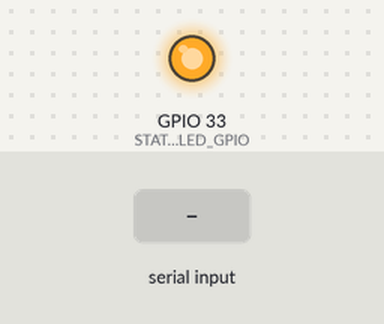
Simulated run of this program. Board: ESP32. Parts: output pins drawn as LEDs (lit = HIGH). Inputs (shaded band) come from the test bench. The camera gives no picture.

Above: at 1.7 s.
1.8 s: "L1\n" received over Serial
At 2.8 s:
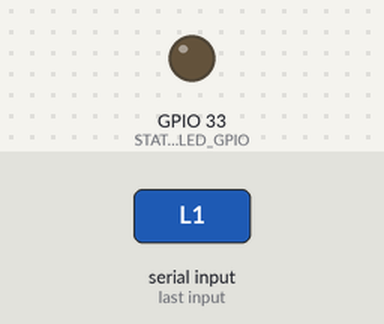
3.3 s: "L0\n" received over Serial
At 3.9 s:
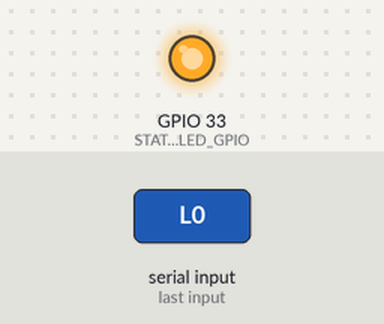
Timing chart, 0 to 6.3 s (numbered marks = the images above; inputs shaded):
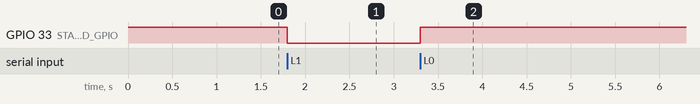

The program:

main.cpp
```cpp
// ESP32-CAM 审批摄像头固件
//
// 协议（与 bridge/esp32cam.py 必须一致）：
//   主机 -> ESP32（以 '\n' 结尾的命令行）：
//     CAP   抓一帧 JPEG 发回
//     PING  回 "PONG\n"，用于握手/探活
//     L1    打开状态指示灯（板载红灯 GPIO33，等待手势时点亮）
//     L0    关闭状态指示灯
//   ESP32 -> 主机（帧）：
//     魔数 0xA5 0x5A 0xA5 0x5A + 4 字节小端长度(uint32) + 该长度的 JPEG 原始字节
//   其余文本（如 PONG、启动日志）与帧数据靠魔数区分，主机扫描魔数即可跳过噪声。

#include "esp_camera.h"
#include <Arduino.h>

// ===== AI-Thinker ESP32-CAM 引脚 =====
#if defined(CAMERA_MODEL_AI_THINKER)
#define PWDN_GPIO_NUM 32
#define RESET_GPIO_NUM -1
#define XCLK_GPIO_NUM 0
#define SIOD_GPIO_NUM 26
#define SIOC_GPIO_NUM 27
#define Y9_GPIO_NUM 35
#define Y8_GPIO_NUM 34
#define Y7_GPIO_NUM 39
#define Y6_GPIO_NUM 36
#define Y5_GPIO_NUM 21
#define Y4_GPIO_NUM 19
#define Y3_GPIO_NUM 18
#define Y2_GPIO_NUM 5
#define VSYNC_GPIO_NUM 25
#define HREF_GPIO_NUM 23
#define PCLK_GPIO_NUM 22
#define STATUS_LED_GPIO 33  // 板载红色 LED，低电平点亮
#else
#error "请在 platformio.ini 定义相机型号，例如 -DCAMERA_MODEL_AI_THINKER"
#endif

static const uint8_t FRAME_MAGIC[4] = {0xA5, 0x5A, 0xA5, 0x5A};

static void setStatusLed(bool on) {
  // GPIO33 低电平点亮
  digitalWrite(STATUS_LED_GPIO, on ? LOW : HIGH);
}

static bool initCamera() {
  camera_config_t config;
  config.ledc_channel = LEDC_CHANNEL_0;
  config.ledc_timer = LEDC_TIMER_0;
  config.pin_d0 = Y2_GPIO_NUM;
  config.pin_d1 = Y3_GPIO_NUM;
  config.pin_d2 = Y4_GPIO_NUM;
  config.pin_d3 = Y5_GPIO_NUM;
  config.pin_d4 = Y6_GPIO_NUM;
  config.pin_d5 = Y7_GPIO_NUM;
  config.pin_d6 = Y8_GPIO_NUM;
  config.pin_d7 = Y9_GPIO_NUM;
  config.pin_xclk = XCLK_GPIO_NUM;
  config.pin_pclk = PCLK_GPIO_NUM;
  config.pin_vsync = VSYNC_GPIO_NUM;
  config.pin_href = HREF_GPIO_NUM;
  config.pin_sccb_sda = SIOD_GPIO_NUM;
  config.pin_sccb_scl = SIOC_GPIO_NUM;
  config.pin_pwdn = PWDN_GPIO_NUM;
  config.pin_reset = RESET_GPIO_NUM;
  config.xclk_freq_hz = 20000000;
  config.pixel_format = PIXFORMAT_JPEG;
  config.frame_size = FRAMESIZE_QVGA;   // 320x240，对手势识别够用且帧小、传输快
  config.jpeg_quality = 12;             // 0(最好/最大) - 63(最差/最小)
  config.grab_mode = CAMERA_GRAB_LATEST; // 总是拿最新一帧，降低延迟
  config.fb_location = CAMERA_FB_IN_PSRAM;
  config.fb_count = 2;

  if (!psramFound()) {
    // 没有 PSRAM 时退化配置
    config.frame_size = FRAMESIZE_QQVGA;
    config.fb_location = CAMERA_FB_IN_DRAM;
    config.fb_count = 1;
  }

  esp_err_t err = esp_camera_init(&config);
  return err == ESP_OK;
}

static void sendFrame() {
  camera_fb_t *fb = esp_camera_fb_get();
  if (!fb) {
    return;  // 抓帧失败，主机会因超时重试
  }
  uint32_t len = fb->len;
  Serial.write(FRAME_MAGIC, 4);
  Serial.write((uint8_t *)&len, 4);  // 小端
  Serial.write(fb->buf, fb->len);
  Serial.flush();
  esp_camera_fb_return(fb);
}

void setup() {
  pinMode(STATUS_LED_GPIO, OUTPUT);
  setStatusLed(false);
  Serial.begin(921600);
  Serial.setRxBufferSize(1024);
  delay(100);

  if (!initCamera()) {
    // 初始化失败时慢闪指示灯，主机端 PING 也不会得到 PONG
    while (true) {
      setStatusLed(true);
      delay(150);
      setStatusLed(false);
      delay(850);
    }
  }
  // 丢弃前几帧（自动曝光/白平衡稳定）
  for (int i = 0; i < 3; i++) {
    camera_fb_t *fb = esp_camera_fb_get();
    if (fb) esp_camera_fb_return(fb);
  }
}

void loop() {
  static String cmd;
  while (Serial.available()) {
    char c = (char)Serial.read();
    if (c == '\n' || c == '\r') {
      cmd.trim();
      if (cmd == "CAP") {
        sendFrame();
      } else if (cmd == "PING") {
        Serial.print("PONG\n");
        Serial.flush();
      } else if (cmd == "L1") {
        setStatusLed(true);
      } else if (cmd == "L0") {
        setStatusLed(false);
      }
      cmd = "";
    } else if (cmd.length() < 16) {
      cmd += c;
    }
  }
}
```

Measured:
- after the input at 1.8 s, GPIO 33 (STATUS_LED_GPIO): HIGH → LOW at once
- after the input at 3.3 s, GPIO 33 (STATUS_LED_GPIO): LOW → HIGH at once
